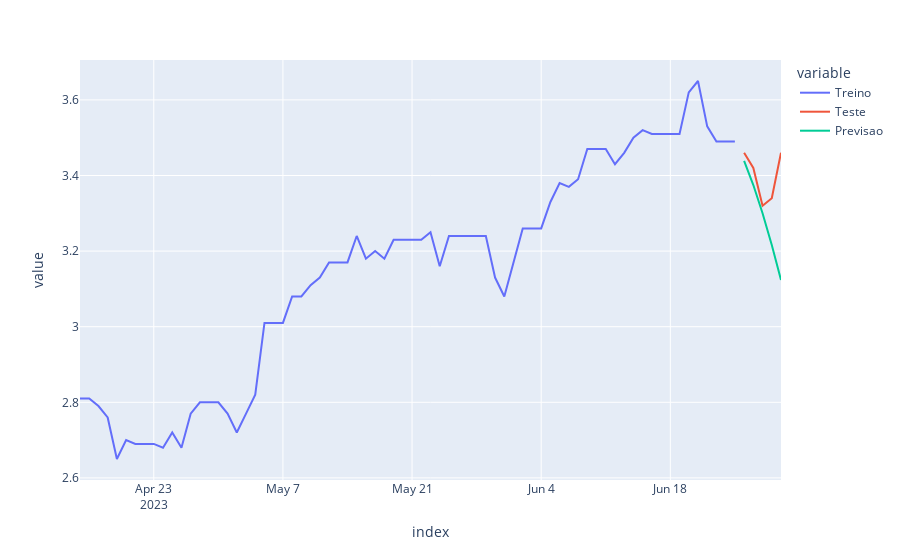

Here is the notebook cell this chart was saved with:
### Code cell
m_sarima.fit(train)

prev_sarima, conf = m_sarima.predict(n_periods=len(test), return_conf_int=True)

px.line(pd.concat([train['2023-04-15':], test, prev_sarima], axis=1, keys=['Treino','Teste','Previsao']))
